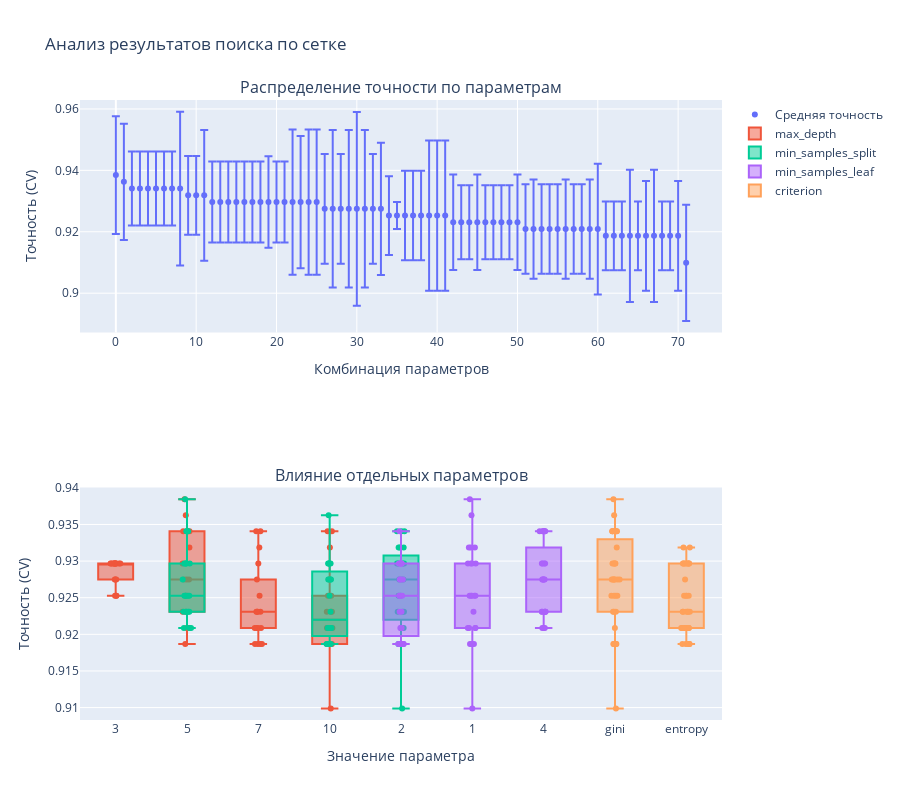

Notebook code cell kept with this figure:
### Markdown cell above
## Настройка гиперпараметров

Для улучшения производительности модели важно правильно настроить гиперпараметры. Основные параметры для настройки:

1. max_depth: максимальная глубина дерева
2. min_samples_split: минимальное количество образцов для разделения узла
3. min_samples_leaf: минимальное количество образцов в листе
4. max_features: максимальное количество признаков для поиска лучшего разделения

### Code cell
# Определение параметров для поиска по сетке
param_grid = {
    'max_depth': [3, 5, 7, 10],
    'min_samples_split': [2, 5, 10],
    'min_samples_leaf': [1, 2, 4],
    'criterion': ['gini', 'entropy']
}

# Создание объекта GridSearchCV
grid_search = GridSearchCV(
    DecisionTreeClassifier(random_state=42),
    param_grid,
    cv=5,
    scoring='accuracy',
    n_jobs=-1
)

# Обучение с поиском лучших параметров
grid_search.fit(X_train, y_train)

# Вывод лучших параметров и результатов
print("Лучшие параметры:", grid_search.best_params_)
print(f"Лучшая точность при кросс-валидации: {grid_search.best_score_:.4f}")

# Получение лучшей модели
best_model = grid_search.best_estimator_

# Оценка на тестовой выборке
test_score = best_model.score(X_test, y_test)
print(f"Точность лучшей модели на тестовой выборке: {test_score:.4f}")

# Сравнение с базовой моделью
base_score = tree_clf.score(X_test, y_test)
print(f"Точность базовой модели на тестовой выборке: {base_score:.4f}")

# Визуализация результатов поиска по сетке
results = pd.DataFrame(grid_search.cv_results_)
results = results.sort_values('mean_test_score', ascending=False)

# Создаем более информативную визуализацию результатов
fig = make_subplots(rows=2, cols=1, 
                    subplot_titles=('Распределение точности по параметрам',
                                  'Влияние отдельных параметров'))

# График распределения точности
fig.add_trace(
    go.Scatter(
        x=list(range(len(results))),  # Преобразуем range в list
        y=results['mean_test_score'],
        error_y=dict(
            type='data',
            array=results['std_test_score'],
            visible=True
        ),
        mode='markers',
        name='Средняя точность'
    ),
    row=1, col=1
)

# Добавляем боксплоты для каждого параметра
params_to_plot = ['max_depth', 'min_samples_split', 'min_samples_leaf', 'criterion']
for i, param in enumerate(params_to_plot):
    param_scores = []
    param_values = []
    
    for value in param_grid[param]:
        mask = results[f'param_{param}'].astype(str) == str(value)
        scores = results[mask]['mean_test_score']
        param_scores.extend(scores)
        param_values.extend([str(value)] * len(scores))
    
    fig.add_trace(
        go.Box(
            y=param_scores,
            x=param_values,
            name=param,
            boxpoints='all',
            pointpos=0,
            jitter=0.3
        ),
        row=2, col=1
    )

fig.update_layout(
    title='Анализ результатов поиска по сетке',
    height=800,
    showlegend=True
)

# Обновляем заголовки осей
fig.update_xaxes(title_text='Комбинация параметров', row=1, col=1)
fig.update_yaxes(title_text='Точность (CV)', row=1, col=1)
fig.update_xaxes(title_text='Значение параметра', row=2, col=1)
fig.update_yaxes(title_text='Точность (CV)', row=2, col=1)

fig.show()

# Вывод детальных результатов для лучших комбинаций параметров
print("\nТоп-5 лучших комбинаций параметров:")
top_results = results.head()
for idx, row in top_results.iterrows():
    print(f"\nКомбинация {idx + 1}:")
    print(f"Точность (CV): {row['mean_test_score']:.4f} ± {row['std_test_score']:.4f}")
    params = {k.replace('param_', ''): v for k, v in row.items() if k.startswith('param_')}
    print("Параметры:", params)

### Figure 1 — Plotly figure (JSON) as saved in the notebook; plotly's stock layout.template omitted (floating-point values rounded to 4 significant figures)
{"data": [{"error_y": {"array": [0.01916, 0.01891, 0.01204, 0.01204, 0.01204, 0.01204, 0.01204, 0.01204, 0.02506, 0.01282, 0.01282, 0.02131, 0.01319, 0.01319, 0.01319, 0.01319, 0.01319, 0.01319, 0.01319, 0.01491, 0.01319, 0.01319, 0.02367, 0.02153, 0.02367, 0.02367, 0.01786, 0.02563, 0.01786, 0.02563, 0.03154, 0.02563, 0.01786, 0.02153, 0.01282, 0.004396, 0.01458, 0.01458, 0.01458, 0.02447, 0.02447, 0.02447, 0.01554, 0.01204, 0.01204, 0.01554, 0.01204, 0.01204, 0.01204, 0.01204, 0.01554, 0.01458, 0.01615, 0.01458, 0.01458, 0.01458, 0.01615, 0.01458, 0.01458, 0.01615, 0.02131, 0.01121, 0.01121, 0.01121, 0.02153, 0.01121, 0.01786, 0.02153, 0.01121, 0.01121, 0.01786, 0.01891], "type": "data", "visible": true}, "mode": "markers", "name": "Средняя точность", "type": "scatter", "x": [0, 1, 2, 3, 4, 5, 6, 7, 8, 9, 10, 11, 12, 13, 14, 15, 16, 17, 18, 19, 20, 21, 22, 23, 24, 25, 26, 27, 28, 29, 30, 31, 32, 33, 34, 35, 36, 37, 38, 39, 40, 41, 42, 43, 44, 45, 46, 47, 48, 49, 50, 51, 52, 53, 54, 55, 56, 57, 58, 59, 60, 61, 62, 63, 64, 65, 66, 67, 68, 69, 70, 71], "xaxis": "x", "y": [0.9385, 0.9363, 0.9341, 0.9341, 0.9341, 0.9341, 0.9341, 0.9341, 0.9341, 0.9319, 0.9319, 0.9319, 0.9297, 0.9297, 0.9297, 0.9297, 0.9297, 0.9297, 0.9297, 0.9297, 0.9297, 0.9297, 0.9297, 0.9297, 0.9297, 0.9297, 0.9275, 0.9275, 0.9275, 0.9275, 0.9275, 0.9275, 0.9275, 0.9275, 0.9253, 0.9253, 0.9253, 0.9253, 0.9253, 0.9253, 0.9253, 0.9253, 0.9231, 0.9231, 0.9231, 0.9231, 0.9231, 0.9231, 0.9231, 0.9231, 0.9231, 0.9209, 0.9209, 0.9209, 0.9209, 0.9209, 0.9209, 0.9209, 0.9209, 0.9209, 0.9209, 0.9187, 0.9187, 0.9187, 0.9187, 0.9187, 0.9187, 0.9187, 0.9187, 0.9187, 0.9187, 0.9099], "yaxis": "y"}, {"boxpoints": "all", "jitter": 0.3, "name": "max_depth", "pointpos": 0, "type": "box", "x": ["3", "3", "3", "3", "3", "3", "3", "3", "3", "3", "3", "3", "3", "3", "3", "3", "3", "3", "5", "5", "5", "5", "5", "5", "5", "5", "5", "5", "5", "5", "5", "5", "5", "5", "5", "5", "7", "7", "7", "7", "7", "7", "7", "7", "7", "7", "7", "7", "7", "7", "7", "7", "7", "7", "10", "10", "10", "10", "10", "10", "10", "10", "10", "10", "10", "10", "10", "10", "10", "10", "10", "10"], "xaxis": "x2", "y": [0.9297, 0.9297, 0.9297, 0.9297, 0.9297, 0.9297, 0.9297, 0.9297, 0.9297, 0.9297, 0.9297, 0.9297, 0.9275, 0.9275, 0.9275, 0.9253, 0.9253, 0.9253, 0.9385, 0.9363, 0.9341, 0.9341, 0.9341, 0.9319, 0.9297, 0.9275, 0.9275, 0.9275, 0.9253, 0.9253, 0.9231, 0.9231, 0.9209, 0.9209, 0.9209, 0.9187, 0.9341, 0.9341, 0.9319, 0.9297, 0.9275, 0.9253, 0.9231, 0.9231, 0.9231, 0.9231, 0.9209, 0.9209, 0.9209, 0.9209, 0.9187, 0.9187, 0.9187, 0.9187, 0.9341, 0.9341, 0.9319, 0.9275, 0.9253, 0.9253, 0.9231, 0.9231, 0.9231, 0.9209, 0.9209, 0.9209, 0.9187, 0.9187, 0.9187, 0.9187, 0.9187, 0.9099], "yaxis": "y2"}, {"boxpoints": "all", "jitter": 0.3, "name": "min_samples_split", "pointpos": 0, "type": "box", "x": ["2", "2", "2", "2", "2", "2", "2", "2", "2", "2", "2", "2", "2", "2", "2", "2", "2", "2", "2", "2", "2", "2", "2", "2", "5", "5", "5", "5", "5", "5", "5", "5", "5", "5", "5", "5", "5", "5", "5", "5", "5", "5", "5", "5", "5", "5", "5", "5", "10", "10", "10", "10", "10", "10", "10", "10", "10", "10", "10", "10", "10", "10", "10", "10", "10", "10", "10", "10", "10", "10", "10", "10"], "xaxis": "x2", "y": [0.9341, 0.9341, 0.9341, 0.9319, 0.9319, 0.9319, 0.9297, 0.9297, 0.9297, 0.9297, 0.9275, 0.9275, 0.9275, 0.9253, 0.9253, 0.9231, 0.9231, 0.9231, 0.9209, 0.9187, 0.9187, 0.9187, 0.9187, 0.9099, 0.9385, 0.9341, 0.9341, 0.9341, 0.9341, 0.9297, 0.9297, 0.9297, 0.9297, 0.9297, 0.9275, 0.9253, 0.9253, 0.9253, 0.9253, 0.9253, 0.9231, 0.9231, 0.9231, 0.9231, 0.9231, 0.9209, 0.9209, 0.9209, 0.9363, 0.9297, 0.9297, 0.9297, 0.9297, 0.9297, 0.9275, 0.9275, 0.9275, 0.9275, 0.9253, 0.9231, 0.9209, 0.9209, 0.9209, 0.9209, 0.9209, 0.9209, 0.9187, 0.9187, 0.9187, 0.9187, 0.9187, 0.9187], "yaxis": "y2"}, {"boxpoints": "all", "jitter": 0.3, "name": "min_samples_leaf", "pointpos": 0, "type": "box", "x": ["1", "1", "1", "1", "1", "1", "1", "1", "1", "1", "1", "1", "1", "1", "1", "1", "1", "1", "1", "1", "1", "1", "1", "1", "2", "2", "2", "2", "2", "2", "2", "2", "2", "2", "2", "2", "2", "2", "2", "2", "2", "2", "2", "2", "2", "2", "2", "2", "4", "4", "4", "4", "4", "4", "4", "4", "4", "4", "4", "4", "4", "4", "4", "4", "4", "4", "4", "4", "4", "4", "4", "4"], "xaxis": "x2", "y": [0.9385, 0.9363, 0.9319, 0.9319, 0.9319, 0.9297, 0.9297, 0.9297, 0.9297, 0.9253, 0.9253, 0.9253, 0.9253, 0.9253, 0.9231, 0.9209, 0.9209, 0.9209, 0.9209, 0.9187, 0.9187, 0.9187, 0.9187, 0.9099, 0.9341, 0.9297, 0.9297, 0.9297, 0.9297, 0.9297, 0.9297, 0.9275, 0.9275, 0.9275, 0.9253, 0.9253, 0.9253, 0.9231, 0.9231, 0.9209, 0.9209, 0.9209, 0.9187, 0.9187, 0.9187, 0.9187, 0.9187, 0.9187, 0.9341, 0.9341, 0.9341, 0.9341, 0.9341, 0.9341, 0.9297, 0.9297, 0.9297, 0.9297, 0.9275, 0.9275, 0.9275, 0.9275, 0.9275, 0.9231, 0.9231, 0.9231, 0.9231, 0.9231, 0.9231, 0.9209, 0.9209, 0.9209], "yaxis": "y2"}, {"boxpoints": "all", "jitter": 0.3, "name": "criterion", "pointpos": 0, "type": "box", "x": ["gini", "gini", "gini", "gini", "gini", "gini", "gini", "gini", "gini", "gini", "gini", "gini", "gini", "gini", "gini", "gini", "gini", "gini", "gini", "gini", "gini", "gini", "gini", "gini", "gini", "gini", "gini", "gini", "gini", "gini", "gini", "gini", "gini", "gini", "gini", "gini", "entropy", "entropy", "entropy", "entropy", "entropy", "entropy", "entropy", "entropy", "entropy", "entropy", "entropy", "entropy", "entropy", "entropy", "entropy", "entropy", "entropy", "entropy", "entropy", "entropy", "entropy", "entropy", "entropy", "entropy", "entropy", "entropy", "entropy", "entropy", "entropy", "entropy", "entropy", "entropy", "entropy", "entropy", "entropy", "entropy"], "xaxis": "x2", "y": [0.9385, 0.9363, 0.9341, 0.9341, 0.9341, 0.9341, 0.9341, 0.9341, 0.9341, 0.9319, 0.9297, 0.9297, 0.9297, 0.9297, 0.9297, 0.9275, 0.9275, 0.9275, 0.9275, 0.9275, 0.9275, 0.9275, 0.9253, 0.9253, 0.9253, 0.9253, 0.9231, 0.9231, 0.9231, 0.9209, 0.9187, 0.9187, 0.9187, 0.9187, 0.9187, 0.9099, 0.9319, 0.9319, 0.9297, 0.9297, 0.9297, 0.9297, 0.9297, 0.9297, 0.9297, 0.9297, 0.9297, 0.9275, 0.9253, 0.9253, 0.9253, 0.9253, 0.9231, 0.9231, 0.9231, 0.9231, 0.9231, 0.9231, 0.9209, 0.9209, 0.9209, 0.9209, 0.9209, 0.9209, 0.9209, 0.9209, 0.9209, 0.9187, 0.9187, 0.9187, 0.9187, 0.9187], "yaxis": "y2"}], "layout": {"annotations": [{"font": {"size": 16}, "showarrow": false, "text": "Распределение точности по параметрам", "x": 0.5, "xanchor": "center", "xref": "paper", "y": 1, "yanchor": "bottom", "yref": "paper"}, {"font": {"size": 16}, "showarrow": false, "text": "Влияние отдельных параметров", "x": 0.5, "xanchor": "center", "xref": "paper", "y": 0.375, "yanchor": "bottom", "yref": "paper"}], "height": 800, "showlegend": true, "title": {"text": "Анализ результатов поиска по сетке"}, "xaxis": {"anchor": "y", "domain": [0, 1], "title": {"text": "Комбинация параметров"}}, "xaxis2": {"anchor": "y2", "domain": [0, 1], "title": {"text": "Значение параметра"}}, "yaxis": {"anchor": "x", "domain": [0.625, 1], "title": {"text": "Точность (CV)"}}, "yaxis2": {"anchor": "x2", "domain": [0, 0.375], "title": {"text": "Точность (CV)"}}}}
